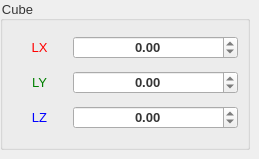
         <widget class="QWidget" name="cube_page">
          <property name="minimumSize">
           <size>
            <width>250</width>
            <height>150</height>
           </size>
          </property>
          <widget class="QGroupBox" name="groupBox_cube_properties">
           <property name="geometry">
            <rect>
             <x>0</x>
             <y>0</y>
             <width>250</width>
             <height>150</height>
            </rect>
           </property>
           <property name="minimumSize">
            <size>
             <width>140</width>
             <height>140</height>
            </size>
           </property>
           <property name="font">
            <font>
             <pointsize>10</pointsize>
            </font>
           </property>
           <property name="styleSheet">
            <string notr="true">color: rgb(53, 53, 53);</string>
           </property>
           <property name="title">
            <string>Cube</string>
           </property>
           <layout class="QVBoxLayout" name="verticalLayout_3">
            <item>
             <layout class="QHBoxLayout" name="horizontalLayout_11" stretch="1,3">
              <item>
               <widget class="QLabel" name="label_8">
                <property name="font">
                 <font>
                  <pointsize>10</pointsize>
                 </font>
                </property>
                <property name="styleSheet">
                 <string notr="true">color: rgb(255, 0, 0);</string>
                </property>
                <property name="text">
                 <string>LX</string>
                </property>
                <property name="alignment">
                 <set>Qt::AlignCenter</set>
                </property>
               </widget>
              </item>
              <item>
               <widget class="QDoubleSpinBox" name="cube_lx_input">
                <property name="font">
                 <font>
                  <pointsize>10</pointsize>
                  <bold>true</bold>
                 </font>
                </property>
                <property name="styleSheet">
                 <string notr="true"/>
                </property>
                <property name="alignment">
                 <set>Qt::AlignCenter</set>
                </property>
                <property name="minimum">
                 <double>-1000.000000000000000</double>
                </property>
                <property name="maximum">
                 <double>1000.000000000000000</double>
                </property>
                <property name="singleStep">
                 <double>0.100000000000000</double>
                </property>
               </widget>
              </item>
             </layout>
            </item>
            <item>
             <layout class="QHBoxLayout" name="horizontalLayout_12" stretch="1,3">
              <item>
               <widget class="QLabel" name="label_9">
                <property name="font">
                 <font>
                  <pointsize>10</pointsize>
                 </font>
                </property>
                <property name="styleSheet">
                 <string notr="true">color:green;</string>
                </property>
                <property name="text">
                 <string>LY</string>
                </property>
                <property name="alignment">
                 <set>Qt::AlignCenter</set>
                </property>
               </widget>
              </item>
              <item>
               <widget class="QDoubleSpinBox" name="cube_ly_input">
                <property name="font">
                 <font>
                  <pointsize>10</pointsize>
                  <bold>true</bold>
                 </font>
                </property>
                <property name="styleSheet">
                 <string notr="true"/>
                </property>
                <property name="alignment">
                 <set>Qt::AlignCenter</set>
                </property>
                <property name="minimum">
                 <double>-1000.000000000000000</double>
                </property>
                <property name="maximum">
                 <double>1000.000000000000000</double>
                </property>
                <property name="singleStep">
                 <double>0.100000000000000</double>
                </property>
               </widget>
              </item>
             </layout>
            </item>
            <item>
             <layout class="QHBoxLayout" name="horizontalLayout_13" stretch="1,3">
              <item>
               <widget class="QLabel" name="label_10">
                <property name="font">
                 <font>
                  <pointsize>10</pointsize>
                 </font>
                </property>
                <property name="styleSheet">
                 <string notr="true">color: rgb(0, 0, 255);</string>
                </property>
                <property name="text">
                 <string>LZ</string>
                </property>
                <property name="alignment">
                 <set>Qt::AlignCenter</set>
                </property>
               </widget>
              </item>
              <item>
               <widget class="QDoubleSpinBox" name="cube_lz_input">
                <property name="font">
                 <font>
                  <pointsize>10</pointsize>
                  <bold>true</bold>
                 </font>
                </property>
                <property name="styleSheet">
                 <string notr="true"/>
                </property>
                <property name="alignment">
                 <set>Qt::AlignCenter</set>
                </property>
                <property name="minimum">
                 <double>-1000.000000000000000</double>
                </property>
                <property name="maximum">
                 <double>1000.000000000000000</double>
                </property>
                <property name="singleStep">
                 <double>0.100000000000000</double>
                </property>
               </widget>
              </item>
             </layout>
            </item>
           </layout>
          </widget>
         </widget>
